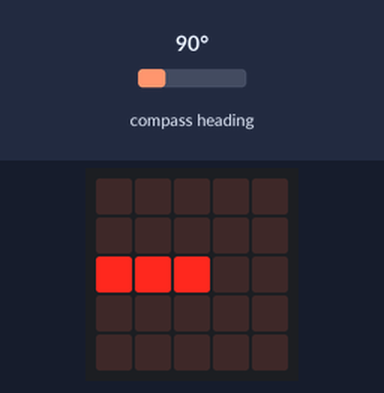
The program below on a simulated BBC micro:bit running MicroPython. Parts: the board's 5×5 LED display. Inputs (shaded band) come from the test bench; at power-on: compass heading 90°. The compass is already calibrated.

Above: at 1.3 s.
1.4 s: compass heading set to 7°
At 2.4 s:
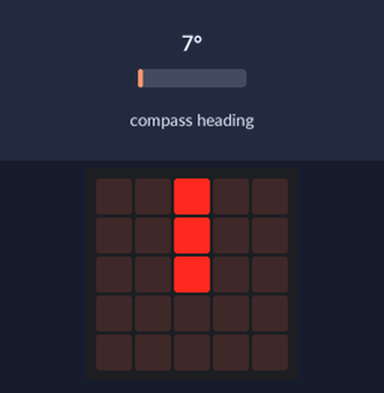
2.9 s: compass heading set to 180°
At 3.7 s:
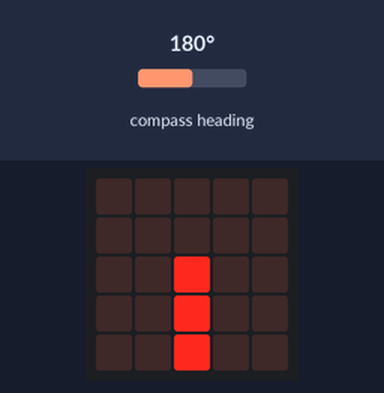
4.4 s: compass heading set to 269°
At 5.0 s:
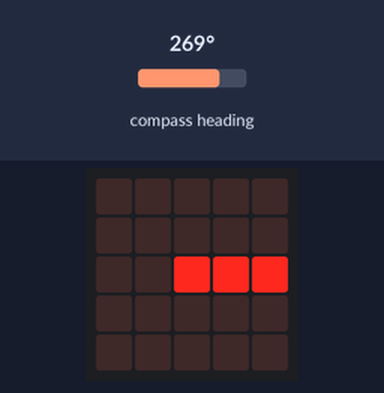
5.9 s: compass heading set to 90°
At 6.4 s:
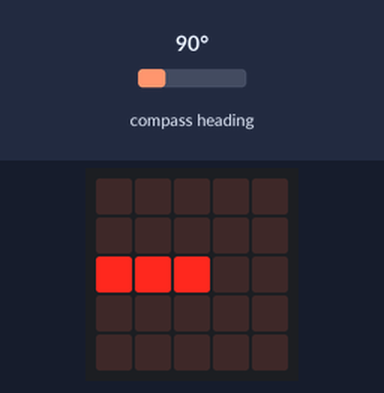
7.4 s: compass heading set to 352°
At 7.7 s:
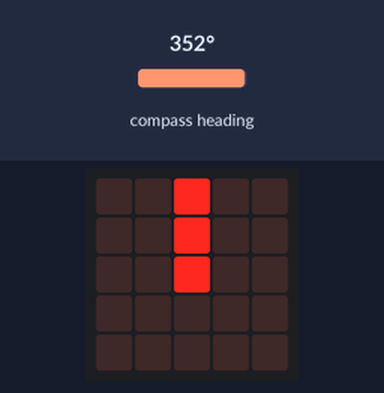
Timing chart, 0 to 9.9 s (numbered marks = the images above; inputs shaded):
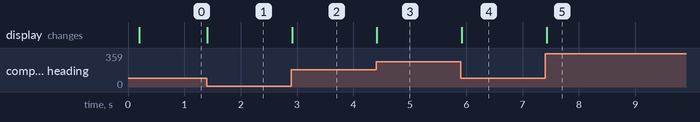

Measured:
- after the input at 1.4 s, the display: changes at once (image 1)
- after the input at 2.9 s, the display: changes at once (image 2)
- after the input at 4.4 s, the display: changes at once (image 3)
- after the input at 5.9 s, the display: changes at once (image 4)
- after the input at 7.4 s, the display: changes at once (image 5)

The program:

compass.py
```python
"""
    http://microbit-micropython.readthedocs.io/en/latest/compass.html
    compass.py
    ~~~~~~~~~~

    Creates a compass.

    The user will need to calibrate the compass first. The compass uses the
    built-in clock images to display the position of the needle.

"""
from microbit import *


# Start calibrating
compass.calibrate()

# Try to keep the needle pointed in (roughly) the correct direction
while True:
    sleep(100)
    needle = ((15 - compass.heading()) // 30) % 12
    display.show(Image.ALL_CLOCKS[needle])
```
